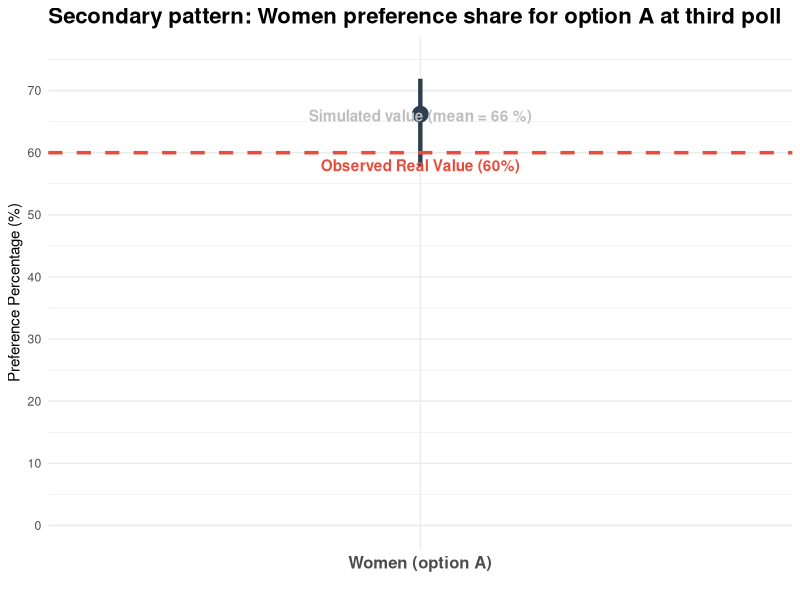
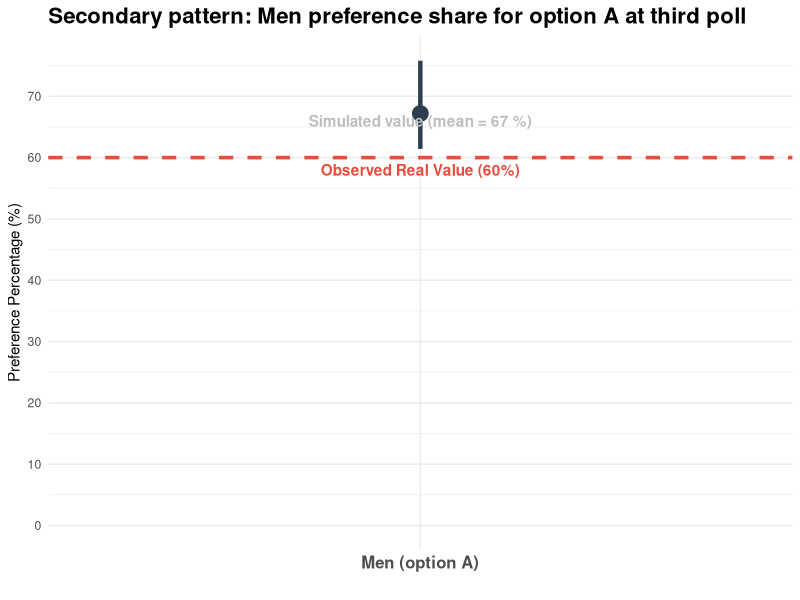

R code for these plots, in order:
#### Lectura de los datos y limpieza ####

# Se establece el espacio de trabajo y las librerías a utilizar
setwd("C:/Users/ulise/Documents/GitHub/Modelo-base-dinamica-de-opinion/experimentos/patrones secundarios/version 2.0/datos_experimentos")
library(tidyverse)

experimento_secundario_sexo <- read.csv('experimento-secundario-sexo.csv', skip = 6)
experimento_secundario_sexo <- experimento_secundario_sexo %>%
  rename(
    tick = X.step., 
    run_number = X.run.number.,
    agents_per_tick = agents.updated.per.tick,
    learning_rate = learning.rate,
    spatial_interactions = spatial.interactions.,
    confidence_threshold = confidence.threshold,
    hombres_opcion_A = hombres.opcion.A,
    mujeres_opcion_A = mujeres.opcion.A
  )

# Se quiere evaluar el patron secundario de voto por sexo. Para ello, se evalua
# el total de hombres que votan por la opcion A y tambien de mujeres que votan
# por la opcion A
experimento_secundario_sexo <- experimento_secundario_sexo[c('run_number', 'hombres_opcion_A', 'mujeres_opcion_A')]

# Se especifica el nuevo numero de agentes totales, despues de las modificaciones
total_agents = 858
total_hombres = 438
total_mujeres = 420

#### Patron secundario: sexo ####

# Se agrupa la distribucion de la preferencia de voto de acuerdo al sexo
# Se toma solo la opcion A. Se calcula el promedio, el maximo y el minimo en 
# las 30 repeticiones
preferencias_A_hombres<- experimento_secundario_sexo %>%
  summarise(
    promedio_hombres_A = mean(hombres_opcion_A),
    max_hombres_A = max(hombres_opcion_A),
    min_hombres_A = min(hombres_opcion_A)
  ) 

preferencias_A_mujeres<- experimento_secundario_sexo %>%
  summarise(
    promedio_mujeres_A = mean(mujeres_opcion_A),
    max_mujeres_A = max(mujeres_opcion_A),
    min_mujeres_A = min(mujeres_opcion_A)
  ) 

preferencias_A_mujeres_pct <- preferencias_A_mujeres %>%
  mutate(
    category = "Women (option A)",
    promedio_pct = promedio_mujeres_A / total_mujeres * 100,
    max_pct = max_mujeres_A / total_mujeres * 100,
    min_pct = min_mujeres_A / total_mujeres * 100
  ) %>%
  select(-promedio_mujeres_A, -min_mujeres_A, -max_mujeres_A)

preferencias_A_hombres_pct <- preferencias_A_hombres %>%
  mutate(
    category = "Men (option A)",
    promedio_pct = promedio_hombres_A / total_hombres * 100,
    max_pct = max_hombres_A / total_hombres * 100,
    min_pct = min_hombres_A / total_hombres * 100
  ) %>%
  select(-promedio_hombres_A, -min_hombres_A, -max_hombres_A)

ggplot(preferencias_A_mujeres_pct, aes(x = category, y = promedio_pct)) +
  
  geom_linerange(aes(ymin = min_pct, ymax = max_pct), 
                 linewidth = 1.5, color = "#2c3e50") +
  
  geom_point(size = 5, color = "#2c3e50") +
  
  geom_hline(yintercept = 60, linetype = "dashed", color = "#e74c3c", linewidth = 1.2) +
   
  annotate("text", x = 1, y = 58, label = "Observed Real Value (60%)", 
           color = "#e74c3c", fontface = "bold") +
  
  annotate("text", x = 1, y = 66, label = "Simulated value (mean = 66 %)", 
           color = "grey", fontface = "bold") +
  
  labs(
    title = "Secondary pattern: Women preference share for option A at third poll",
    y = "Preference Percentage (%)",
    x = ""
  ) +
  theme_minimal() +
  scale_y_continuous(limits = c(0, 75), breaks = seq(0, 80, 10)) +
  theme(
    plot.title = element_text(face = "bold", size = 16),
    axis.text.x = element_text(size = 12, face = "bold")
  )


ggplot(preferencias_A_hombres_pct, aes(x = category, y = promedio_pct)) +
  
  geom_linerange(aes(ymin = min_pct, ymax = max_pct), 
                 linewidth = 1.5, color = "#2c3e50") +
  
  geom_point(size = 5, color = "#2c3e50") +
  
  geom_hline(yintercept = 60, linetype = "dashed", color = "#e74c3c", linewidth = 1.2) +
  
  annotate("text", x = 1, y = 58, label = "Observed Real Value (60%)", 
           color = "#e74c3c", fontface = "bold") +
  
  annotate("text", x = 1, y = 66, label = "Simulated value (mean = 67 %)", 
           color = "grey", fontface = "bold") +
  
  labs(
    title = "Secondary pattern: Men preference share for option A at third poll",
    y = "Preference Percentage (%)",
    x = ""
  ) +
  theme_minimal() +
  scale_y_continuous(limits = c(0, 76), breaks = seq(0, 80, 10)) +
  theme(
    plot.title = element_text(face = "bold", size = 16),
    axis.text.x = element_text(size = 12, face = "bold")
  )

